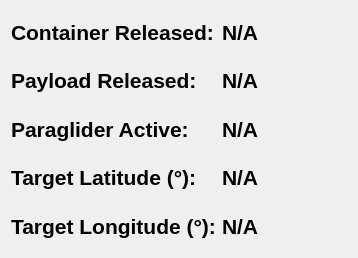
   <widget class="QWidget" name="layoutWidget">
    <property name="geometry">
     <rect>
      <x>20</x>
      <y>1090</y>
      <width>358</width>
      <height>258</height>
     </rect>
    </property>
    <property name="font">
     <font>
      <family>Liberation Sans</family>
      <pointsize>12</pointsize>
      <weight>50</weight>
      <italic>false</italic>
      <bold>false</bold>
     </font>
    </property>
    <layout class="QVBoxLayout" name="simulation_panel_2" stretch="0">
     <property name="sizeConstraint">
      <enum>QLayout::SetMinimumSize</enum>
     </property>
     <item>
      <layout class="QHBoxLayout" name="horizontalLayout_12" stretch="0,0">
       <item>
        <layout class="QVBoxLayout" name="verticalLayout_19">
         <item>
          <widget class="QLabel" name="container_released">
           <property name="font">
            <font>
             <family>Liberation Sans</family>
             <pointsize>16</pointsize>
             <weight>75</weight>
             <italic>false</italic>
             <bold>true</bold>
            </font>
           </property>
           <property name="styleSheet">
            <string notr="true">font-weight: bold;</string>
           </property>
           <property name="text">
            <string>Container Released:</string>
           </property>
          </widget>
         </item>
         <item>
          <widget class="QLabel" name="payload_released">
           <property name="font">
            <font>
             <family>Liberation Sans</family>
             <pointsize>16</pointsize>
             <weight>75</weight>
             <italic>false</italic>
             <bold>true</bold>
            </font>
           </property>
           <property name="styleSheet">
            <string notr="true">font-weight: bold;</string>
           </property>
           <property name="text">
            <string>Payload Released:</string>
           </property>
          </widget>
         </item>
         <item>
          <widget class="QLabel" name="paraglider_active">
           <property name="font">
            <font>
             <family>Liberation Sans</family>
             <pointsize>16</pointsize>
             <weight>75</weight>
             <italic>false</italic>
             <bold>true</bold>
            </font>
           </property>
           <property name="styleSheet">
            <string notr="true">font-weight: bold;</string>
           </property>
           <property name="text">
            <string>Paraglider Active:</string>
           </property>
           <property name="textFormat">
            <enum>Qt::AutoText</enum>
           </property>
           <property name="scaledContents">
            <bool>false</bool>
           </property>
          </widget>
         </item>
         <item>
          <widget class="QLabel" name="target_lat_label">
           <property name="font">
            <font>
             <family>Liberation Sans</family>
             <pointsize>16</pointsize>
             <weight>75</weight>
             <italic>false</italic>
             <bold>true</bold>
            </font>
           </property>
           <property name="styleSheet">
            <string notr="true">border: none;</string>
           </property>
           <property name="text">
            <string>Target Latitude (°):</string>
           </property>
          </widget>
         </item>
         <item>
          <widget class="QLabel" name="target_long_label">
           <property name="font">
            <font>
             <family>Liberation Sans</family>
             <pointsize>16</pointsize>
             <weight>75</weight>
             <italic>false</italic>
             <bold>true</bold>
            </font>
           </property>
           <property name="styleSheet">
            <string notr="true">border: none;</string>
           </property>
           <property name="text">
            <string>Target Longitude (°):</string>
           </property>
          </widget>
         </item>
        </layout>
       </item>
       <item>
        <layout class="QVBoxLayout" name="state_fields_2">
         <item>
          <widget class="QLabel" name="CONTAINER_RELEASED">
           <property name="font">
            <font>
             <family>Liberation Sans</family>
             <pointsize>16</pointsize>
             <weight>75</weight>
             <italic>false</italic>
             <bold>true</bold>
            </font>
           </property>
           <property name="styleSheet">
            <string notr="true">font-weight: bold;</string>
           </property>
           <property name="text">
            <string>N/A</string>
           </property>
          </widget>
         </item>
         <item>
          <widget class="QLabel" name="PAYLOAD_RELEASED">
           <property name="font">
            <font>
             <family>Liberation Sans</family>
             <pointsize>16</pointsize>
             <weight>75</weight>
             <italic>false</italic>
             <bold>true</bold>
            </font>
           </property>
           <property name="styleSheet">
            <string notr="true">font-weight: bold;</string>
           </property>
           <property name="text">
            <string>N/A</string>
           </property>
          </widget>
         </item>
         <item>
          <widget class="QLabel" name="PARAGLIDER_ACTIVE">
           <property name="font">
            <font>
             <family>Liberation Sans</family>
             <pointsize>16</pointsize>
             <weight>75</weight>
             <italic>false</italic>
             <bold>true</bold>
            </font>
           </property>
           <property name="styleSheet">
            <string notr="true">font-weight: bold;</string>
           </property>
           <property name="text">
            <string>N/A</string>
           </property>
          </widget>
         </item>
         <item>
          <widget class="QLabel" name="TARGET_LATITUDE">
           <property name="font">
            <font>
             <family>Liberation Sans</family>
             <pointsize>16</pointsize>
             <weight>75</weight>
             <italic>false</italic>
             <bold>true</bold>
            </font>
           </property>
           <property name="text">
            <string>N/A</string>
           </property>
          </widget>
         </item>
         <item>
          <widget class="QLabel" name="TARGET_LONGITUDE">
           <property name="font">
            <font>
             <family>Liberation Sans</family>
             <pointsize>16</pointsize>
             <weight>75</weight>
             <italic>false</italic>
             <bold>true</bold>
            </font>
           </property>
           <property name="text">
            <string>N/A</string>
           </property>
          </widget>
         </item>
        </layout>
       </item>
      </layout>
     </item>
    </layout>
   </widget>
